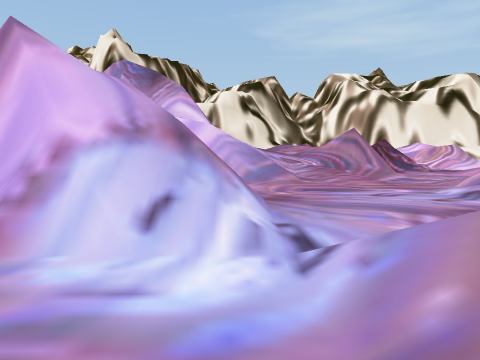
view 1 (above)

24 first-person views from a walk through a 3-D level made in the Unity game engine. The camera is 1.2 m above the floor, tilts 4° down and sees 70° across. The floor is counted in squares, 2 m on a side. Each view is taken from the middle of a square. On the plan, view 1 faces up. The plan holds only what a view shows up to about 10 squares ahead; the rest is blank. The place goes on beyond the plan. The player is left out.

view 2
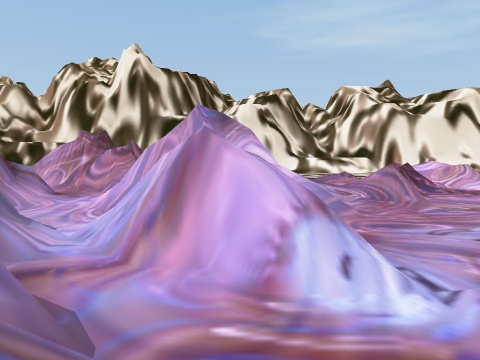

view 3
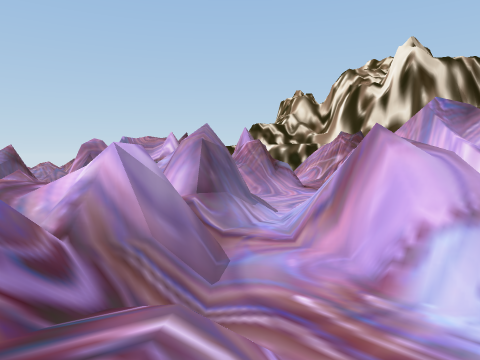

view 4
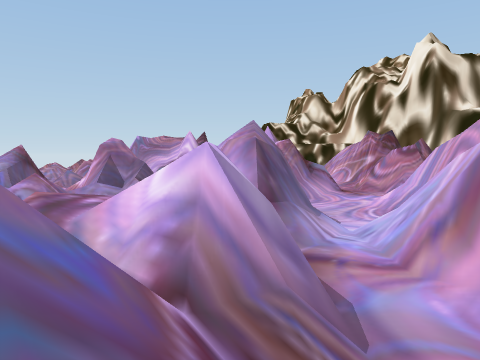

view 5
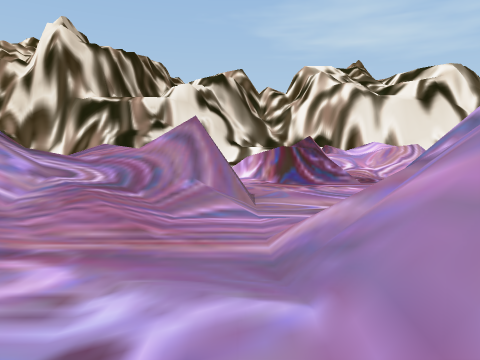

view 6
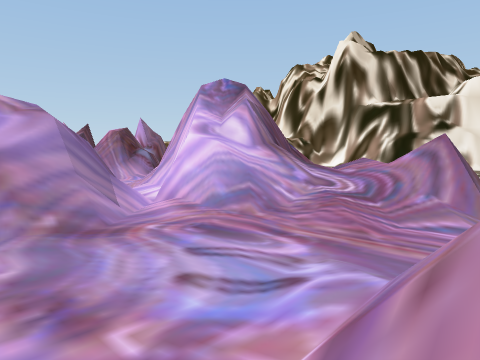

view 7
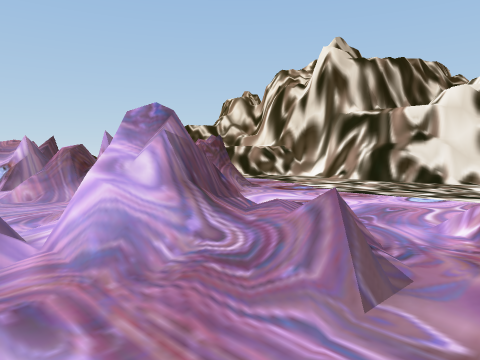

view 8
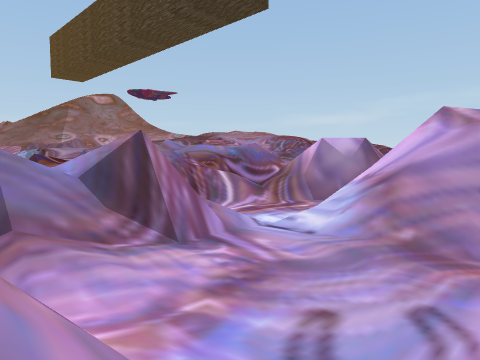

view 9
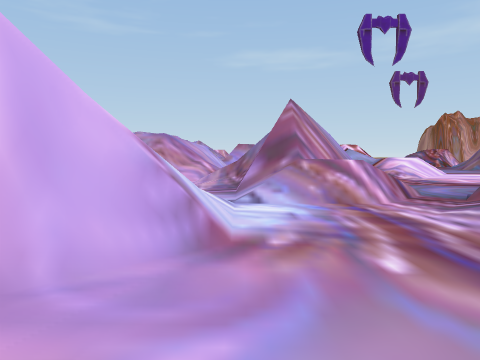

view 10
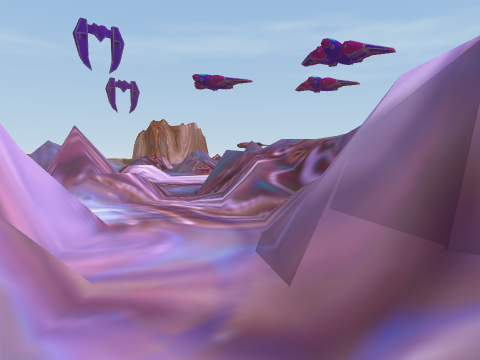

view 11
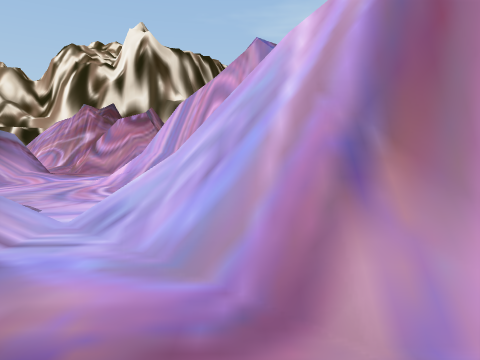

view 12
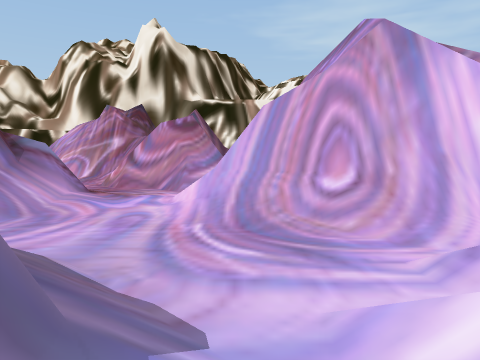

view 13
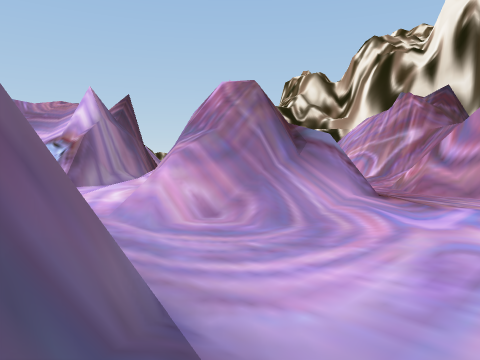

view 14
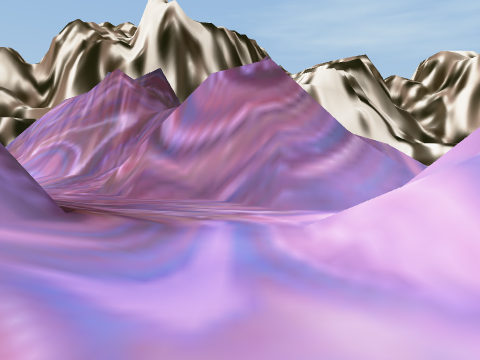

view 15
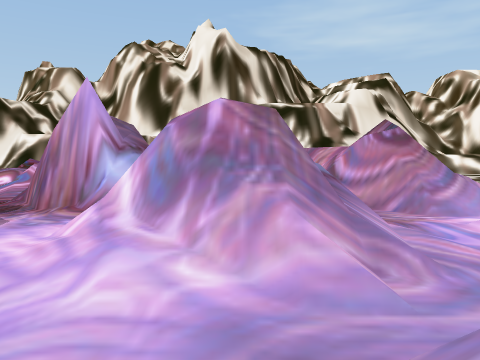

view 16
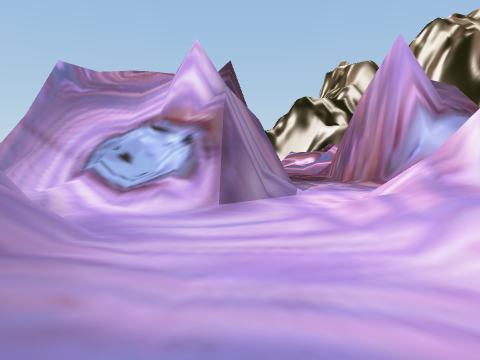

view 17
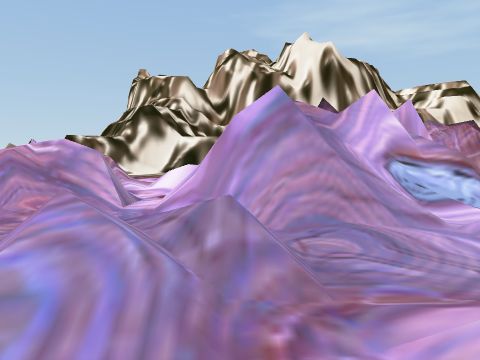

view 18
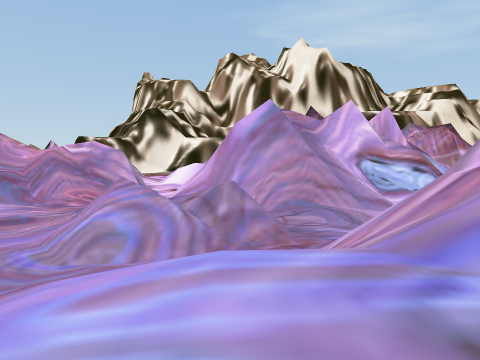

view 19
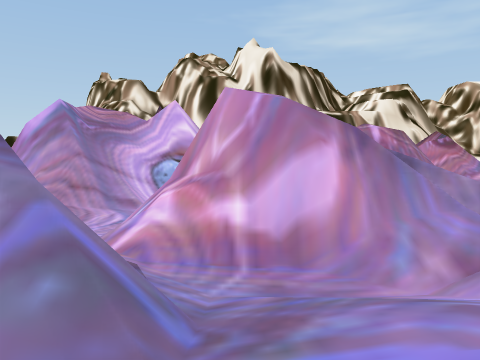

view 20
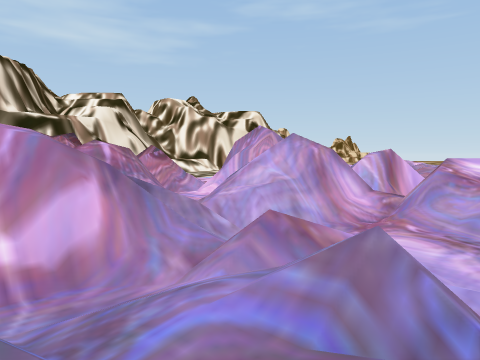

view 21
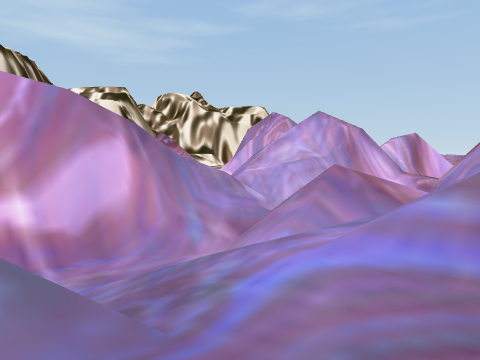

view 22
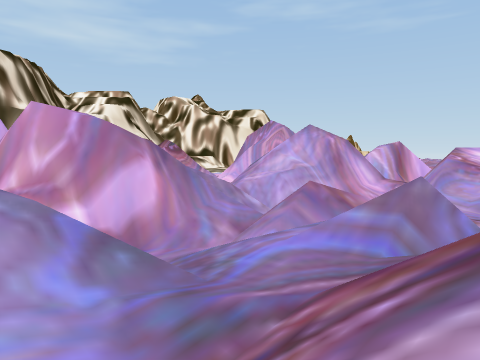

view 23
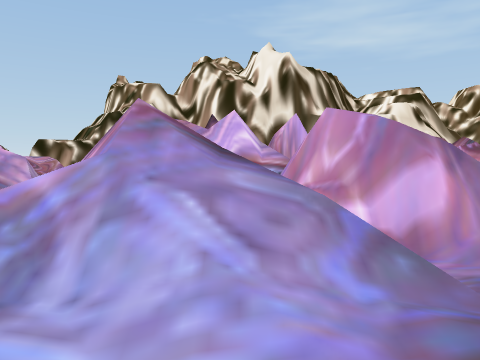

view 24
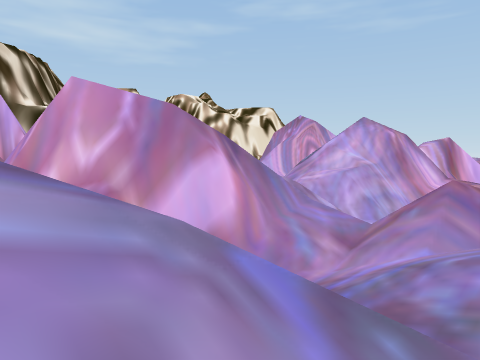

### Floor plan
Key: @ floor where view 1 was taken; # wall or solid block; x gap in a wall; . main floor; : floor 0.25 m higher than the main floor; + floor 0.5 m higher than the main floor; * floor 1 m higher than the main floor; % floor 1.25 m higher than the main floor; & floor 1.5 m higher than the main floor; / step, stairs or slope; = window, fence, low wall or low ledge; v drop or lower ground.
Columns run from 26 left of view 1 to 7 right of it. Each row starts with its distance up from view 1.
 19             #///#
 18             /##v=
 17              //##
 16               ..#=
 15        .##     .##=#=       ../
 14        ..###   ..###/       ../#/
 13       # ...#    =..=/       ...=v:
 12       =##..    ##...#   # // =....
 11    #=/=###./####=:./######///=....
 10 =//=/////#.:/###/..//#####/&/##..
  9 ./#vv/////../+=//...//####///##..
  8 ..=###//+....../....../###///:..
  7     ##//  /....=##.....=##=/.../#
  6 /// .../#   /.//###/..  #=...../
  5 ////.../## ## //==##//# /#=...+//
  4 ////.. /=###=x=#####/.##///...:#/
  3 ...:/  /.###//.=####/..##//....//
  2  :/*/###=..//   ../=##...=.////
  1  +*&/##/=///// ..///=v#..../##/
  0   %&&%=/%*////....///##//.@//=
 -1    &   ///==//...  =//x//=v=..
 -2        /////          #=///v..

Where each view was taken, in squares from view 1:
view 1: 0 up, 0 right, facing up
view 2: 2 down, 2 left, facing up
view 3: 2 down, 0 right, facing up-left
view 4: 2 down, 2 left, facing up-left
view 5: 4 up, 4 right, facing up
view 6: 3 up, 5 right, facing up-left
view 7: 5 up, 6 right, facing up-left
view 8: 6 up, 5 right, facing down-left
view 9: 2 up, 4 left, facing right
view 10: 4 up, 6 left, facing down-right
view 11: 2 up, 4 left, facing up
view 12: 4 up, 6 left, facing up
view 13: 6 up, 7 left, facing up-left
view 14: 9 up, 8 left, facing up
view 15: 5 up, 12 left, facing up
view 16: 6 up, 13 left, facing up-left
view 17: 1 up, 23 left, facing up
view 18: 1 down, 23 left, facing up
view 19: 1 down, 17 left, facing up
view 20: 2 down, 18 left, facing up-right
view 21: 1 down, 18 left, facing up-right
view 22: 2 down, 19 left, facing up-right
view 23: 2 down, 19 left, facing up
view 24: 0 up, 19 left, facing up-right
